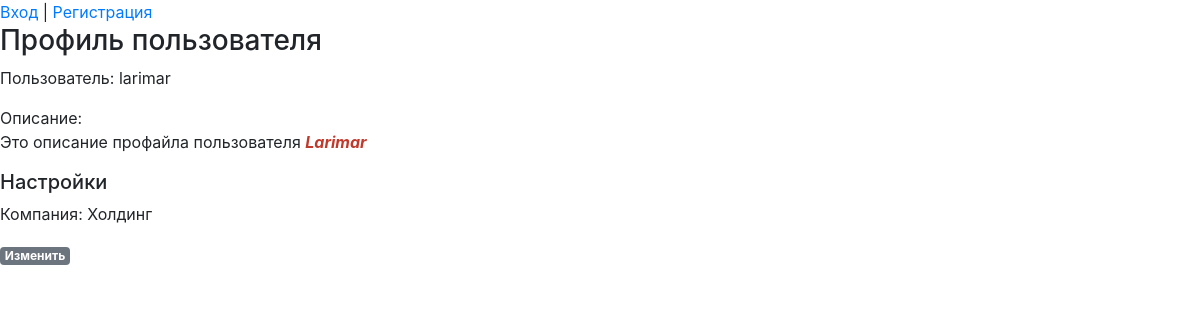
Before: /accounts/profile/3 with the older database file.
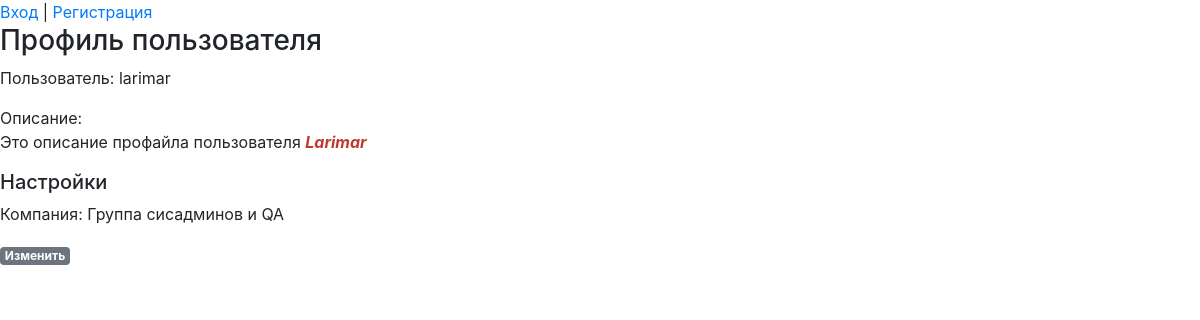
After: the same page with the newer database file.
### accounts/models.py (models this page shows, shortened)
class UserProfile(models.Model):
    user = models.OneToOneField('auth.User', on_delete=models.CASCADE, related_name='result_user_profile', verbose_name="Пользователь")
    company = models.ForeignKey('companies.Company', blank=True, null=True, on_delete=models.CASCADE, related_name='result_company_profile', verbose_name="Организация")
    description = RichTextUploadingField("Описание", blank=True, null=True)
    is_active = models.BooleanField("Активность", default=True)
    class Meta:
        verbose_name = 'Профиль Пользователя'
        verbose_name_plural = 'Профили Пользователей'

### companies/models.py (models this page shows, shortened)
class Company(MPTTModel):
    name = models.CharField("Наименование", max_length=64)
    description = RichTextUploadingField("Описание")
    parent = TreeForeignKey('self', null=True, blank=True, limit_choices_to={'is_active':True}, on_delete=models.CASCADE, related_name='company_children', verbose_name="Головная организация")
    structure_type = models.ForeignKey('Dict_CompanyStructureType', limit_choices_to={'is_active':True}, on_delete=models.CASCADE, related_name='company_structure_type', verbose_name="Тип в оргструктуре")
    type = models.ForeignKey('Dict_CompanyType', limit_choices_to={'is_active':True}, on_delete=models.CASCADE, related_name='company_type', verbose_name="Тип")
    datecreate = models.DateTimeField("Создана", auto_now_add=True)
    author = models.ForeignKey('auth.User', on_delete=models.CASCADE, verbose_name="Автор")
    is_active = models.BooleanField("Активность", default=True)
    class MPTTMeta:
        order_insertion_by = ['name']
    class Meta:
        verbose_name = 'Организация'
        verbose_name_plural = 'Организации'

### accounts/views.py (the view)
# urls.py: path('profile/<int:userid>', views.UserProfileDetail, name='userprofile_detail'),
def UserProfileDetail(request, userid):
    user_profile = UserProfile.objects.get(user=userid, is_active=True) #.company_id
    button_userprofile_update = 'Изменить'
    return render(request, 'userprofile_detail.html', {'user_profile': user_profile,
                                                       'button_userprofile_update': button_userprofile_update})

### templates/userprofile_detail.html
{% extends 'base.html' %}
{% block profile %}
   <h3>Профиль пользователя</h3>
   <p>Пользователь: {{ user_profile.user.username }}</p>
   {% autoescape off %}
         Описание: {{ user_profile.description }}
   {% endautoescape %}
   <h5>Настройки</h5>
   <p>Компания: {{ user_profile.company.name }}</p>
   <div class="comment-entry">
      <a href="{% url 'my_account:userprofile_update' user_profile.pk %}" class="top-menu"><span class="badge badge-secondary">{{ button_userprofile_update }}</span></a>
   </div>
{% endblock profile %}

Changed rows visible on the page:
changed UserProfile "Это описание профайла пользователя Larimar": company.name "Холдинг" → "Группа сисадминов и QA"
